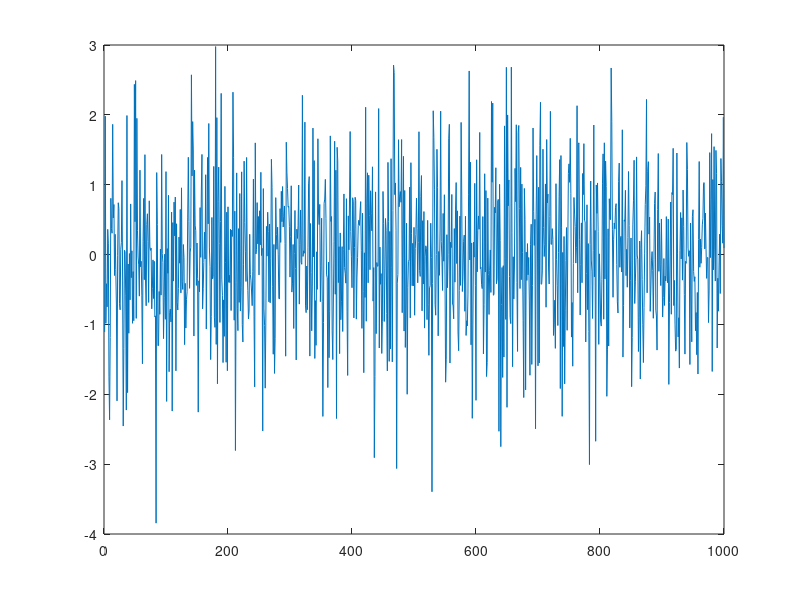
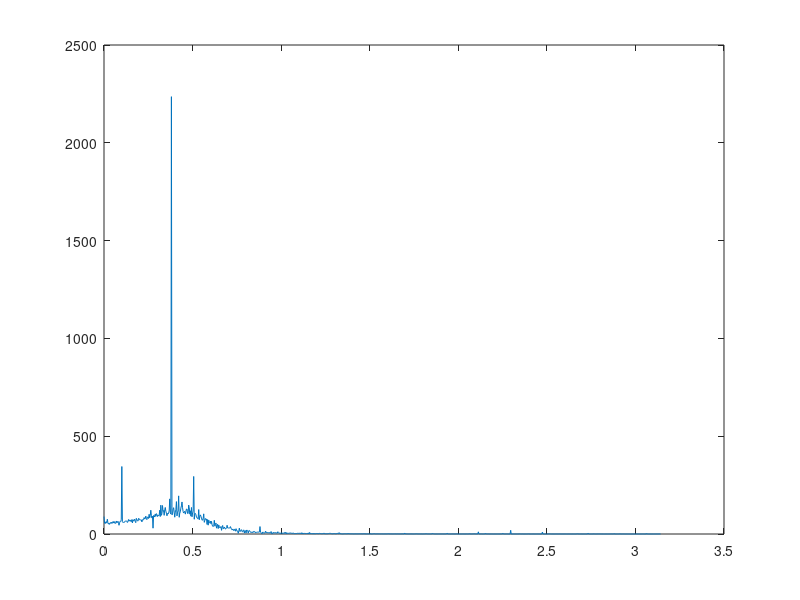

These figures' MATLAB source, in order:
%Nelson Campos
% Systems Identification 
% Example 2.5 of the book System Identification: Theory for the User (2nd Edition).

%clear all
%close all

t = 1:1000;
e = randn(1,1000); %white noise with variance 1 and mean zero

figure(1)
plot(t,e)
hold on

v = zeros(1, size(t,2));
for index_t=3:size(t,2)%v(t)-1.5v(t-1)+0.7v(t-2)= e(t)+0.5e(t-1)
    v(index_t) = 1.5*v(index_t-1)-0.7*v(index_t-2)+e(index_t)+0.5*e(index_t-1);
end

figure(2)
plot(t,v)
hold off

w=linspace(0,pi,size(t,2));
for index_w=1:size(w,2)
    En(index_w)=sum(e.*exp(-i*w(index_w)*t));
end
En = En/sqrt(size(t,2)); %E(s)is the Fourier Transform of the e(t)

for index_w=1:size(w,2)
    Vn(index_w)=sum(v.*exp(-i*w(index_w)*t));
end
Vn = Vn/sqrt(size(t,2)); %V(s) is the Fourier Transform of the v(t)

Hn = Vn./En; %H(s)=V(s)/E(s) is the Transfer Function
Phi_v = var(e)*abs(Hn).^2; % Phi_v(w) = var(e)*|H(w)|^2 is the spectra of v(t)
plot(w,Phi_v)

